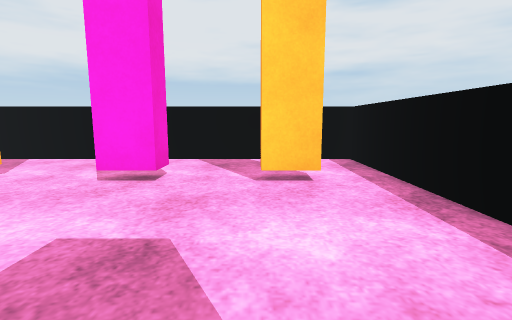
view 1 (above)

12 first-person views from a walk through a scene from a Unity 3-D project. The camera is 0.72 m above the floor, tilts 8° down and sees 85° across. The floor is counted in squares, 0.5 m on a side. Each view is taken from the middle of a square. On the plan, view 1 faces up. The plan holds only what a view shows up to about 14 squares ahead; the rest is blank. The player is left out. Surface patterns are stand-ins for the level's own textures.

view 2
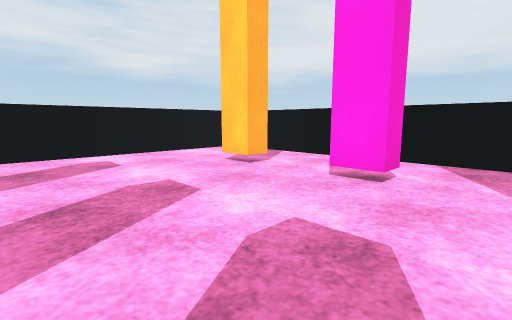

view 3
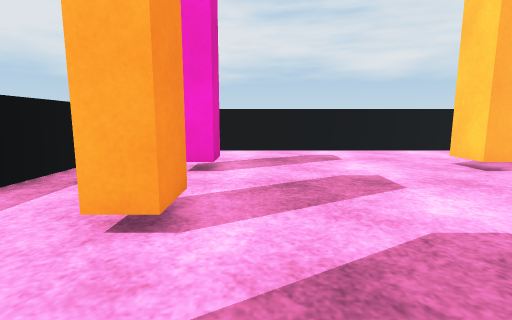

view 4
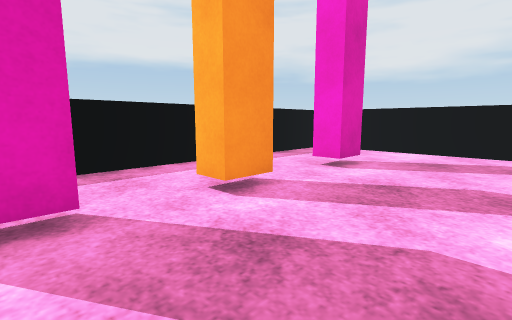

view 5
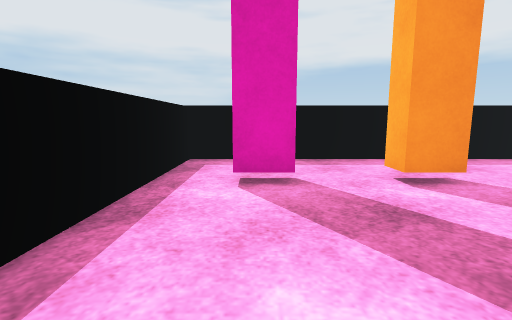

view 6
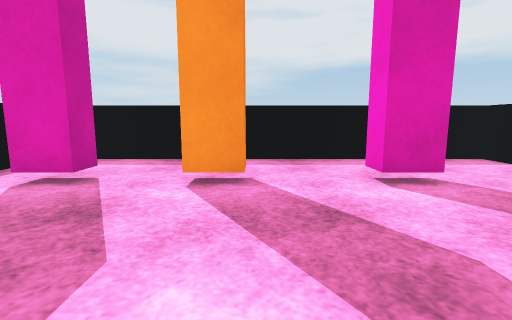

view 7
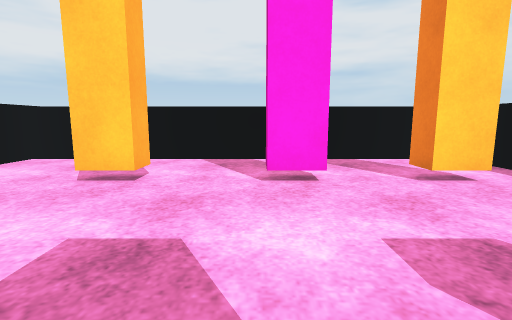

view 8
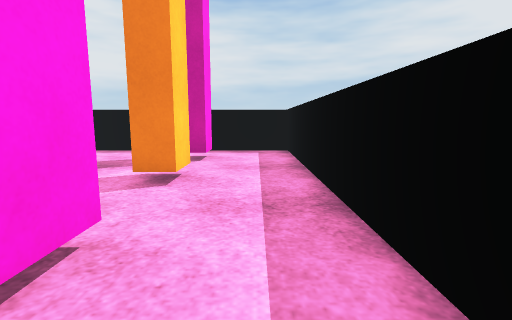

view 9
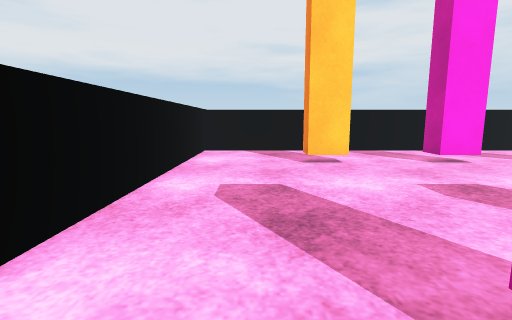

view 10
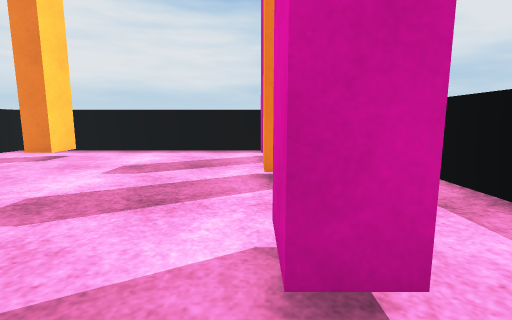

view 11
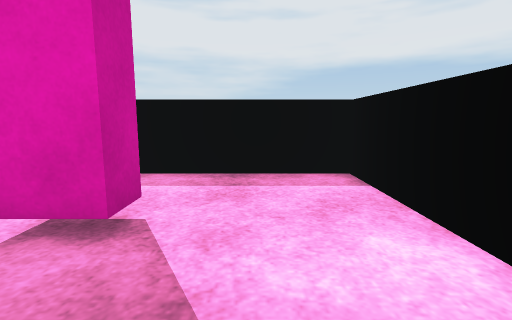

view 12
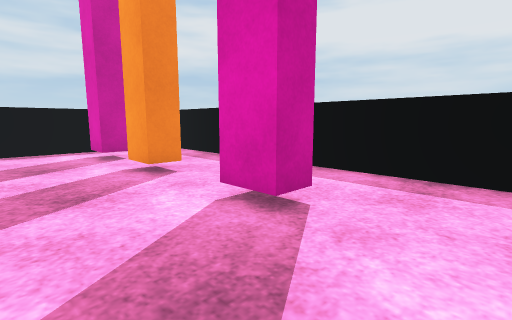

### Floor plan
Points are (right, up) in squares from view 1. A wall is a line through its corners. A room is listed if a view was taken in it or the views show most of it. See-through windows are left out.
Room 1 (views 1, 2, 3, 4, 5, 6, 7, 8, 9, 10, 11, 12)
walls: (-3.7, -1.2) (-2.3, -1.2) (-2.3, -2.2) (-3.7, -2.2) (-3.7, -1.2); (-6.8, -1.2) (-6.8, -2.2) (-8.2, -2.2) (-8.2, -1.2) (-6.8, -1.2); (-6.8, 7.5) (-6.8, 6.4) (-8.2, 6.4) (-8.2, 7.5); (-2.3, 7.5) (-2.3, 6.4) (-3.7, 6.4) (-3.7, 7.5); (1.6, 6.4) (0.1, 6.4) (0.1, 7.5); (1.6, -2.2) (0.1, -2.2) (0.1, -1.2) (1.6, -1.2); (-12.5, 10.5) (-12.6, -5.6) (3.5, -5.6) (3.6, 10.5) (-12.5, 10.5)

Positions as (right, up) in squares from view 1, and headings:
1: (0, 0), facing up
2: (0, 0), facing up-left
3: (1, 0), facing left
4: (1, 3), facing down-left
5: (1, 5), facing down
6: (-4, 5), facing down
7: (-4, 0), facing up
8: (-10, -4), facing right
9: (-10, -3), facing up
10: (-10, -1), facing right
11: (-10, 2), facing down
12: (-11, 2), facing down-right
